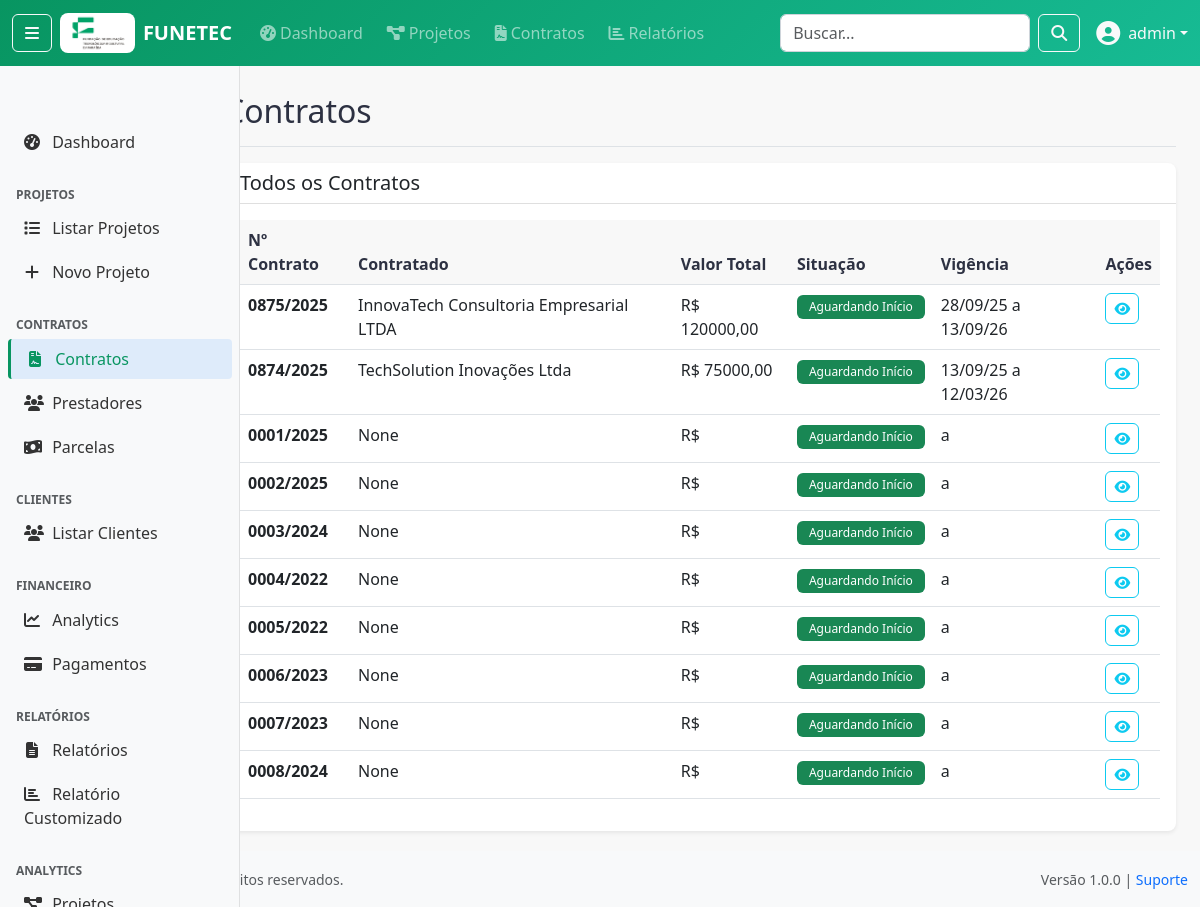
Screenshot of /contratos/ (signed in) with the database file from the repository.
### apps/accounts/models/user.py (models this page shows, shortened)
class User(AbstractUser):
    ROLE_CHOICES = [
        ('admin', 'Administrador'),
        ('ti', 'TI'),
        ('fiscal', 'Fiscal'),
        ('financeiro', 'Financeiro'),
        ('analista', 'Analista'),
        ('cliente', 'Cliente'),
    ]
    DEPARTMENT_CHOICES = [
        ('administrativo', 'Administrativo'),
        ('financeiro', 'Financeiro'),
        ('ti', 'Tecnologia da Informação'),
        ('fiscal', 'Fiscal'),
        ('operacional', 'Operacional'),
        ('diretoria', 'Diretoria'),
    ]
    cpf = models.CharField(
        'CPF', max_length=14, unique=True, null=True, blank=True,
        validators=[RegexValidator(
            regex=r'^\d{3}\.\d{3}\.\d{3}-\d{2}$|^\d{11}$',
            message='CPF deve estar no formato XXX.XXX.XXX-XX ou apenas números'
        )]
    )
    telefone = models.CharField('Telefone', max_length=20, blank=True)
    role = models.CharField('Função', max_length=20, choices=ROLE_CHOICES, default='analista')
    department = models.CharField('Departamento', max_length=30, choices=DEPARTMENT_CHOICES, blank=True)
    is_cliente_externo = models.BooleanField('Cliente Externo', default=False, help_text='Indica se é um cliente externo da FUNETEC')
    last_activity = models.DateTimeField('Última Atividade', null=True, blank=True)
    class Meta:
        verbose_name = 'Usuário'
        verbose_name_plural = 'Usuários'
        ordering = ['-date_joined']
        permissions = [
            ('can_manage_users', 'Pode gerenciar usuários'),
            ('can_view_financial_data', 'Pode ver dados financeiros'),
            ('can_manage_contracts', 'Pode gerenciar contratos'),
            ('can_manage_projects', 'Pode gerenciar projetos'),
            ('can_generate_reports', 'Pode gerar relatórios'),
        ]
    def __str__(self):
        return self.get_full_name() or self.username
    def is_admin(self):
        return self.role == 'admin' or self.is_superuser
    def is_cliente(self):
        return self.role == 'cliente' or self.is_cliente_externo
    def can_manage_projects(self):
        return self.is_admin() or self.has_perm('accounts.can_manage_projects')
    def can_view_financial_data(self):
        return self.role in ['admin', 'financeiro', 'fiscal'] or self.has_perm('accounts.can_view_financial_data')
    def can_manage_contracts(self):
        return self.role in ['admin', 'financeiro'] or self.has_perm('accounts.can_manage_contracts')
    def can_generate_reports(self):
        return not self.is_cliente() or self.has_perm('accounts.can_generate_reports')
    def can_manage_users(self):
        """Verificar se pode gerenciar usuários"""
        return self.is_admin() or self.has_perm('accounts.can_manage_users')

### apps/contratos/models/contrato.py (models this page shows, shortened)
class Contrato(models.Model):
    SITUACAO_CHOICES = [
        ('1', 'Aguardando Início'),
        ('2', 'Em andamento'),
        ('3', 'Paralisado'),
        ('4', 'Suspenso'),
        ('5', 'Cancelado'),
        ('6', 'Concluído'),
    ]
    TIPO_PESSOA_CHOICES = [
        (1, 'Pessoa Física'),
        (2, 'Pessoa Jurídica'),
    ]
    num_contrato = models.CharField(
        max_length=20,
        primary_key=True,
        db_column='numContrato',
        verbose_name='Número do Contrato'
    )
    cod_ordem = models.IntegerField(
        db_column='codOrdem',
        verbose_name='Código da Ordem'
    )
    descricao = models.CharField(
        max_length=500,
        verbose_name='Descrição'
    )
    cpf_cnpj = models.CharField(
        max_length=20,
        db_column='cpfcnpj',
        verbose_name='CPF/CNPJ',
        null=True,
        blank=True
    )
    contratado = models.CharField(
        max_length=200,
        verbose_name='Nome do Contratado',
        null=True,
        blank=True
    )
    tipo_pessoa = models.IntegerField(
        choices=TIPO_PESSOA_CHOICES,
        db_column='tipoPessoa',
        verbose_name='Tipo de Pessoa',
        null=True,
        blank=True
    )
    data_inicio = models.DateField(
        db_column='dataInicio',
        verbose_name='Data de Início',
        null=True,
        blank=True
    )
    data_fim = models.DateField(
        db_column='dataFim',
        verbose_name='Data de Fim',
        null=True,
        blank=True
    )
    valor = models.DecimalField(
        max_digits=14,
        decimal_places=2,
        verbose_name='Valor',
        null=True,
        blank=True
    )
    parcelas = models.IntegerField(
        verbose_name='Número de Parcelas',
        null=True,
        blank=True
    )
    data_parcela_inicial = models.DateField(
        db_column='dataParcelaInicial',
        verbose_name='Data da Parcela Inicial',
        null=True,
        blank=True
    )
    situacao = models.CharField(
        max_length=20,
        choices=SITUACAO_CHOICES,
        verbose_name='Situação',
        null=True,
        blank=True
    )
    class Meta:
        db_table = 'contrato'
        verbose_name = 'Contrato'
        verbose_name_plural = 'Contratos'
    class Meta:
        db_table = 'contrato'
        verbose_name = 'Contrato'
        verbose_name_plural = 'Contratos'

### apps/contratos/views/contrato_views.py (the view, shortened to what this page needs)
# urls.py: path('', contrato_views.ContratoListView.as_view(), name='contrato_list'),
class ContratoListView(LoginRequiredMixin, ListView):
    model = Contrato
    template_name = 'contratos/contrato_list.html'
    context_object_name = 'contratos'
    paginate_by = 10
    ordering = ['-data_inicio', 'num_contrato']  # Fix UnorderedObjectListWarning
    def get_queryset(self):
        queryset = super().get_queryset()
        tipo_pessoa = self.request.GET.get('tipo_pessoa')
        if tipo_pessoa:
            queryset = queryset.filter(tipo_pessoa=tipo_pessoa)
        inadimplencia = self.request.GET.get('inadimplencia')
        return queryset
    def get_context_data(self, **kwargs):
        context = super().get_context_data(**kwargs)
        context['tipo_pessoa_filtro'] = self.request.GET.get('tipo_pessoa')
        context['inadimplencia_filtro'] = self.request.GET.get('inadimplencia')
        if context['tipo_pessoa_filtro'] == '1':
            context['filtro_label'] = 'Contratos Pessoa Física (PF)'
        elif context['tipo_pessoa_filtro'] == '2':
            context['filtro_label'] = 'Contratos Pessoa Jurídica (PJ)'
        elif context['inadimplencia_filtro'] == 'true':
            context['filtro_label'] = 'Contratos em Inadimplência'
        else:
            context['filtro_label'] = 'Todos os Contratos'
        return context

### templates/contratos/contrato_list.html (shortened to what this page needs)
{% extends 'base/base.html' %}
{% block page_title %}Contratos{% endblock %}
{% block content %}
<div class="card shadow-sm">
    <div class="card-header"><h5 class="mb-0">Todos os Contratos</h5></div>
    <div class="card-body">
        <div class="table-responsive">
            <table class="table table-hover">
                <thead>
                    <tr>
                        <th>Nº Contrato</th>
                        <th>Contratado</th>
                        <th>Valor Total</th>
                        <th>Situação</th>
                        <th>Vigência</th>
                        <th>Ações</th>
                    </tr>
                </thead>
                <tbody>
                    {% for contrato in contratos %}
                    <tr>
                        <td><strong>{{ contrato.num_contrato }}</strong></td>
                        <td>{{ contrato.contratado }}</td>
                        <td>R$ {{ contrato.valor|floatformat:2 }}</td>
                        <td><span class="badge bg-success">{{ contrato.get_situacao_display }}</span></td>
                        <td>{{ contrato.data_inicio|date:"d/m/y" }} a {{ contrato.data_fim|date:"d/m/y" }}</td>
                        <td>
                            <a href="{% url 'contratos:contrato_detail' contrato.pk %}" class="btn btn-sm btn-outline-info" title="Ver Detalhes">
                                <i class="fas fa-eye"></i>
                            </a>
                        </td>
                    </tr>
                    {% empty %}
                    <tr>
                        <td colspan="6" class="text-center text-muted">Nenhum contrato encontrado.</td>
                    </tr>
                    {% endfor %}
                </tbody>
            </table>
        </div>
    </div>
</div>
{% endblock %}

### templates/base/navbar.html (shortened to what this page needs)
{% load static %}
<nav class="navbar navbar-expand-md navbar-dark fixed-top" style="background: linear-gradient(135deg, #089561 0%, #17BB94 100%);">
    <div class="container-fluid">
        {% if user.is_authenticated %}
            <button class="btn btn-outline-light me-2" type="button" id="sidebarToggle" title="Recolher/Expandir Menu"
                    aria-label="Toggle sidebar" aria-pressed="false">
                <i class="fas fa-bars"></i>
            </button>
        {% endif %}
        <a class="navbar-brand d-flex align-items-center" href="{% url 'dashboard:index' %}">
            <img src="{% static 'img/logo_funetec.jpg' %}" alt="FUNETEC" height="40" class="me-2" style="border-radius: 8px;">
            FUNETEC
        </a>
        <div class="collapse navbar-collapse" id="navbarNav">
            {% if user.is_authenticated %}
                <ul class="navbar-nav me-auto">
                    <li class="nav-item">
                        <a class="nav-link" href="{% url 'dashboard:index' %}">
                            <i class="fas fa-tachometer-alt me-1"></i>Dashboard
                        </a>
                    </li>
                    {% if user.can_manage_projects %}
                        <li class="nav-item">
                            <a class="nav-link" href="{% url 'projetos:projeto_list' %}">
                                <i class="fas fa-project-diagram me-1"></i>Projetos
                            </a>
                        </li>
                    {% endif %}
                    {% if user.can_manage_contracts %}
                        <li class="nav-item">
                            <a class="nav-link" href="{% url 'contratos:contrato_list' %}">
                                <i class="fas fa-file-contract me-1"></i>Contratos
                            </a>
                        </li>
                    {% endif %}
                    {% if user.can_view_financial_data %}
                        <li class="nav-item">
                            <a class="nav-link" href="{% url 'relatorios:relatorio_list' %}">
                                <i class="fas fa-chart-bar me-1"></i>Relatórios
                            </a>
                        </li>
                    {% endif %}
                </ul>
                <form class="d-flex me-3" method="get" action="{% url 'dashboard:index' %}">
                    <input class="form-control me-2" type="search" placeholder="Buscar..." name="q"
                           value="{{ request.GET.q }}" style="width: 250px;">
                    <button class="btn btn-outline-light" type="submit">
                        <i class="fas fa-search"></i>
                    </button>
                </form>
                <div class="dropdown">
                    <a class="nav-link dropdown-toggle text-light d-flex align-items-center" href="#"
                       id="userDropdown" role="button" data-bs-toggle="dropdown">
                        {% if user.avatar %}
                            <img src="{{ user.avatar.url }}" class="rounded-circle me-2" width="32" height="32">
                        {% else %}
                            <i class="fas fa-user-circle me-2 fs-4"></i>
                        {% endif %}
                        {{ user.get_full_name|default:user.username }}
                    </a>
                </div>
            {% endif %}
        </div>
    </div>
</nav>

### static/css/base.css (style rules this page uses)
* { box-sizing: border-box; }
:root { --primary-color: #089561; --secondary-color: #17BB94; --success-color: #089561; --warning-color: #ffc107; --danger-color: #dc3545; --info-color: #17BB94; --dark-color: #2D3142; --light-color: #F8F8F8; --white-color: #FFFFFF; --navbar-height: 56px; --sidebar-width: 240px; --sidebar-collapsed-width: 60px; }
body { font-family: 'Segoe UI', Tahoma, Geneva, Verdana, sans-serif; background-color: var(--light-color); color: var(--dark-color); padding-top: var(--navbar-height); }
.navbar-brand { font-weight: 700; font-size: 1.25rem; }
.navbar-nav .nav-link { font-weight: 500; padding: 0.5rem 1rem; border-radius: 0.25rem; margin: 0 0.25rem; transition: all 0.15s ease-in-out; }
.card { border: none; box-shadow: 0 0.125rem 0.25rem rgba(0, 0, 0, 0.075); border-radius: 0.5rem; transition: box-shadow 0.15s ease-in-out; }
.card-header { background-color: transparent; border-bottom: 1px solid rgba(0, 0, 0, 0.125); font-weight: 600; }
.btn { font-weight: 500; border-radius: 0.375rem; transition: all 0.15s ease-in-out; }
.form-control { border-radius: 0.375rem; border: 1px solid #ced4da; transition: all 0.15s ease-in-out; }
.table { background-color: white; }
.table th { border-top: none; font-weight: 600; background-color: var(--light-color); color: var(--dark-color); }
.badge { font-weight: 500; padding: 0.375rem 0.75rem; border-radius: 0.375rem; }

### rows the page displays
User: get_full_name "admin"
Contrato: num_contrato "0875/2025", contratado "InnovaTech Consultoria Empresarial LTDA", valor "120000,00", situacao "Aguardando Início", data_inicio "28/09/25", data_fim "13/09/26"
Contrato: num_contrato "0874/2025", contratado "TechSolution Inovações Ltda", valor "75000,00", situacao "Aguardando Início", data_inicio "13/09/25", data_fim "12/03/26"
Contrato: num_contrato "0001/2025", contratado "None", situacao "Aguardando Início"
Contrato: num_contrato "0002/2025", contratado "None", situacao "Aguardando Início"
Contrato: num_contrato "0003/2024", contratado "None", situacao "Aguardando Início"
Contrato: num_contrato "0004/2022", contratado "None", situacao "Aguardando Início"
Contrato: num_contrato "0005/2022", contratado "None", situacao "Aguardando Início"
Contrato: num_contrato "0006/2023", contratado "None", situacao "Aguardando Início"
Contrato: num_contrato "0007/2023", contratado "None", situacao "Aguardando Início"
Contrato: num_contrato "0008/2024", contratado "None", situacao "Aguardando Início"
